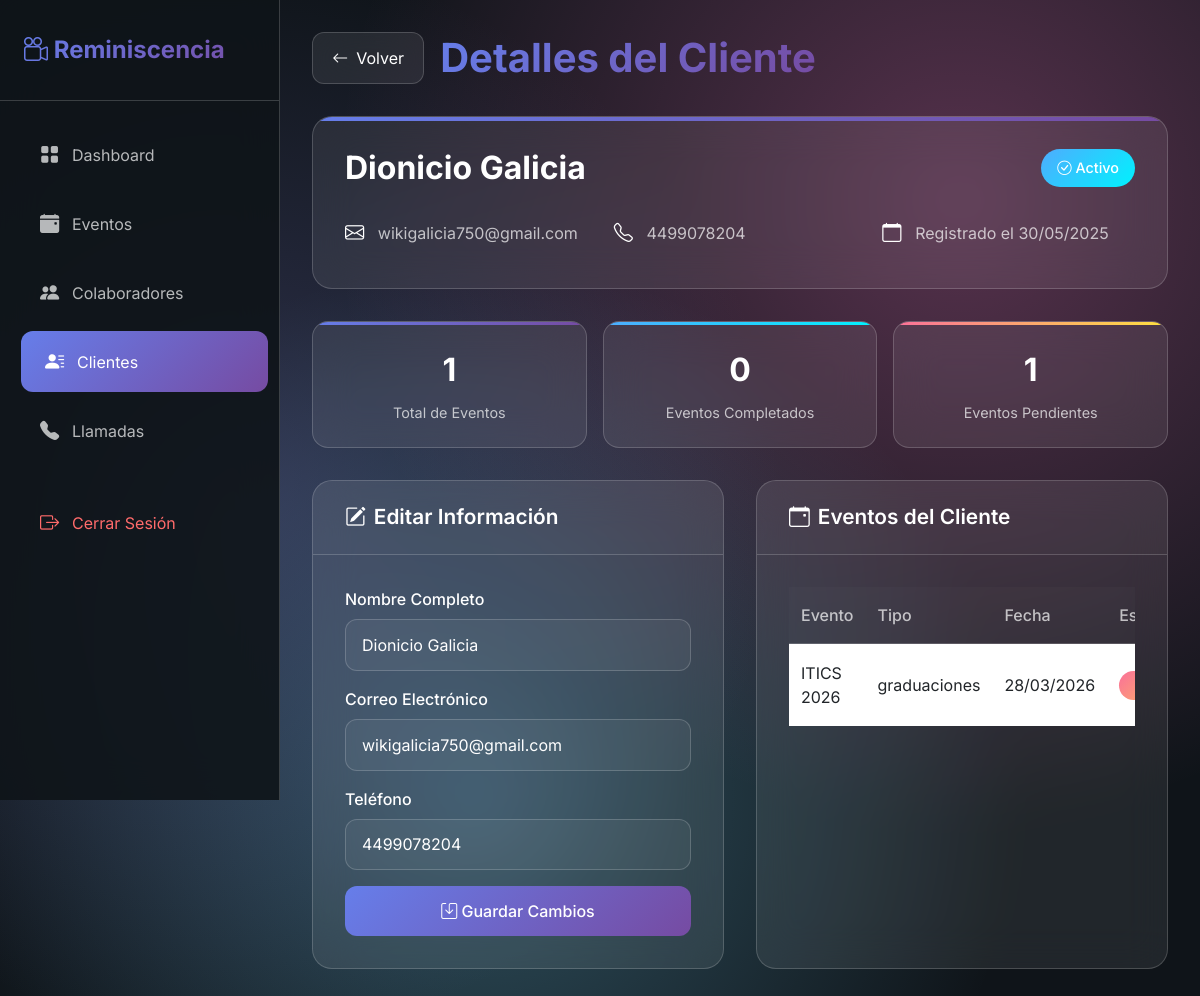
/admin/detalles_cliente.php?id=6 (signed in), run on the app's committed database.
### tables this page shows
CREATE TABLE `usuarios` (
  `id` int(11) NOT NULL,
  `nombre` varchar(100) NOT NULL,
  `email` varchar(100) NOT NULL,
  `telefono` varchar(20) DEFAULT NULL,
  `password` varchar(255) NOT NULL,
  `rol` enum('admin','colaborador','cliente') NOT NULL,
  `tipo_colaborador` enum('fotografo','videografo','auxiliar','') DEFAULT NULL,
  `rango_colaborador` enum('I','II','III','') DEFAULT NULL,
  `fecha_registro` datetime DEFAULT current_timestamp(),
  `activo` tinyint(1) DEFAULT 1,
  `foto_id` varchar(255) DEFAULT NULL,
  `cv_path` varchar(255) DEFAULT NULL COMMENT 'Ruta del CV del colaborador',
  `portfolio_path` varchar(255) DEFAULT NULL COMMENT 'Ruta del portafolio del colaborador'
);

CREATE TABLE `eventos` (
  `id` int(11) NOT NULL,
  `titulo` varchar(255) NOT NULL,
  `cliente_id` int(11) NOT NULL,
  `colaborador_id` int(11) DEFAULT NULL,
  `nombre` varchar(100) NOT NULL,
  `tipo` varchar(50) NOT NULL,
  `fecha_evento` date NOT NULL,
  `hora_inicio` time NOT NULL,
  `hora_fin` time DEFAULT NULL,
  `lugar` varchar(100) NOT NULL,
  `descripcion` text DEFAULT NULL,
  `personas_estimadas` int(11) DEFAULT NULL,
  `estado` enum('pendiente','confirmado','cancelado','completado') DEFAULT 'pendiente',
  `fecha_creacion` datetime DEFAULT current_timestamp(),
  `fecha_modificacion` timestamp NULL DEFAULT NULL
);

### admin/detalles_cliente.php (the view, shortened to what this page needs)
<?php
require_once(__DIR__ . '/../includes/config.php');
$cliente_id = intval($_GET['id']);
try {
    $stmt = $conn->prepare("SELECT * FROM usuarios WHERE id = ? AND rol = 'cliente'");
    $stmt->execute([$cliente_id]);
    $cliente = $stmt->fetch(PDO::FETCH_ASSOC);
    $default_values = [
        'nombre' => 'Nombre no especificado',
        'email' => '',
        'telefono' => '',
        'fecha_registro' => date('Y-m-d H:i:s'),
        'activo' => 1
    ];
    $cliente = array_merge($default_values, $cliente);
    $stmt_eventos = $conn->prepare("SELECT e.id, e.nombre, e.fecha_evento, e.estado, e.tipo
                                   FROM eventos e
                                   WHERE e.cliente_id = ?
                                   ORDER BY e.fecha_evento DESC");
    $stmt_eventos->execute([$cliente_id]);
    $eventos = $stmt_eventos->fetchAll(PDO::FETCH_ASSOC);
    $stmt_stats = $conn->prepare("SELECT
                                  COUNT(*) as total_eventos,
                                  SUM(CASE WHEN estado = 'completado' THEN 1 ELSE 0 END) as eventos_completados,
                                  SUM(CASE WHEN estado = 'pendiente' THEN 1 ELSE 0 END) as eventos_pendientes
                                  FROM eventos WHERE cliente_id = ?");
    $stmt_stats->execute([$cliente_id]);
    $stats = $stmt_stats->fetch(PDO::FETCH_ASSOC);
} catch (PDOException $e) {
    die("Error al obtener datos del cliente: " . $e->getMessage());
}
?>
<!DOCTYPE html>
<html lang="es">
<head>
  <link href="https://cdn.jsdelivr.net/npm/bootstrap@5.3.0/dist/css/bootstrap.min.css" rel="stylesheet">
  <link rel="stylesheet" href="https://cdn.jsdelivr.net/npm/bootstrap-icons@1.11.1/font/bootstrap-icons.css">
</head>
<body>
  <nav class="sidebar" id="sidebar">
    <div class="sidebar-header">
      <div class="logo">
        <i class="bi bi-camera-reels"></i>
        Reminiscencia
      </div>
    </div>
    <div class="nav-menu">
      <div class="nav-item">
        <a href="dashboard.php" class="nav-link">
          <i class="bi bi-grid-fill"></i>
          <span>Dashboard</span>
        </a>
      </div>
      <div class="nav-item">
        <a href="gestion_eventos.php" class="nav-link">
          <i class="bi bi-calendar-event-fill"></i>
          <span>Eventos</span>
        </a>
      </div>
      <div class="nav-item">
        <a href="gestion_colaboradores.php" class="nav-link">
          <i class="bi bi-people-fill"></i>
          <span>Colaboradores</span>
        </a>
      </div>
      <div class="nav-item">
        <a href="gestion_clientes.php" class="nav-link active">
          <i class="bi bi-person-lines-fill"></i>
          <span>Clientes</span>
        </a>
      </div>
      <div class="nav-item">
        <a href="llamadas.php" class="nav-link">
          <i class="bi bi-telephone-fill"></i>
          <span>Llamadas</span>
        </a>
      </div>
      <div class="nav-item" style="margin-top: 2rem;">
        <a href="/logout.php" class="nav-link" style="color: #ff6b6b;">
          <i class="bi bi-box-arrow-right"></i>
          <span>Cerrar Sesión</span>
        </a>
      </div>
    </div>
  </nav>
  <main class="main-content">
    <div class="page-header">
      <a href="gestion_clientes.php" class="back-button">
        <i class="bi bi-arrow-left"></i>
        Volver
      </a>
      <h1>Detalles del Cliente</h1>
    </div>
    <div class="client-header">
      <div class="client-title">
        <h2 class="client-name"><?php echo htmlspecialchars($cliente['nombre']); ?></h2>
        <span class="status-badge <?php echo $cliente['activo'] ? 'active' : 'inactive'; ?>">
          <i class="bi bi-<?php echo $cliente['activo'] ? 'check-circle' : 'x-circle'; ?>"></i>
          <?php echo $cliente['activo'] ? 'Activo' : 'Inactivo'; ?>
        </span>
      </div>
      <div class="contact-info">
        <div class="contact-item">
          <i class="bi bi-envelope"></i>
          <a href="mailto:<?php echo htmlspecialchars($cliente['email']); ?>">
            <?php echo htmlspecialchars($cliente['email']); ?>
          </a>
        </div>
        <?php if (!empty($cliente['telefono'])): ?>
        <div class="contact-item">
          <i class="bi bi-telephone"></i>
          <span><?php echo htmlspecialchars($cliente['telefono']); ?></span>
        </div>
        <?php endif; ?>
        <div class="contact-item">
          <i class="bi bi-calendar"></i>
          <span>Registrado el <?php echo date('d/m/Y', strtotime($cliente['fecha_registro'])); ?></span>
        </div>
      </div>
    </div>
    <div class="stats-grid">
      <div class="stat-card">
        <div class="stat-value"><?php echo $stats['total_eventos']; ?></div>
        <div class="stat-label">Total de Eventos</div>
      </div>
      <div class="stat-card success">
        <div class="stat-value"><?php echo $stats['eventos_completados']; ?></div>
        <div class="stat-label">Eventos Completados</div>
      </div>
      <div class="stat-card warning">
        <div class="stat-value"><?php echo $stats['eventos_pendientes']; ?></div>
        <div class="stat-label">Eventos Pendientes</div>
      </div>
    </div>
    <div class="content-grid">
      <div class="card">
        <div class="card-header">
          <h3 class="card-title text-white">
            <i class="bi bi-pencil-square text-white"></i>
            Editar Información
          </h3>
        </div>
        <div class="card-body">
          <form method="POST">
            <div class="mb-3">
              <label for="nombre" class="form-label">Nombre Completo</label>
              <input type="text" class="form-control" id="nombre" name="nombre"
                     value="<?php echo htmlspecialchars($cliente['nombre']); ?>" required>
            </div>
            <div class="mb-3">
              <label for="email" class="form-label">Correo Electrónico</label>
              <input type="email" class="form-control" id="email" name="email"
                     value="<?php echo htmlspecialchars($cliente['email']); ?>" required>
            </div>
            <div class="mb-3">
              <label for="telefono" class="form-label">Teléfono</label>
              <input type="tel" class="form-control" id="telefono" name="telefono"
                     value="<?php echo htmlspecialchars($cliente['telefono']); ?>">
            </div>
            <button type="submit" class="btn btn-primary w-100">
              <i class="bi bi-save"></i>
              Guardar Cambios
            </button>
          </form>
        </div>
      </div>
      <div class="card">
        <div class="card-header">
          <h3 class="card-title text-white">
            <i class="bi bi-calendar-event text-white"></i>
            Eventos del Cliente
          </h3>
        </div>
        <div class="card-body">
          <?php if (count($eventos) > 0): ?>
            <div class="table-responsive">
              <table class="table table-hover">
                <thead>
                  <tr>
                    <th>Evento</th>
                    <th>Tipo</th>
                    <th>Fecha</th>
                    <th>Estado</th>
                  </tr>
                </thead>
                <tbody>
                  <?php foreach ($eventos as $evento): ?>
                    <tr onclick="window.location.href='detalles_evento.php?id=<?php echo $evento['id']; ?>'" style="cursor: pointer;">
                      <td><?php echo htmlspecialchars($evento['nombre']); ?></td>
                      <td><?php echo htmlspecialchars($evento['tipo']); ?></td>
                      <td><?php echo date('d/m/Y', strtotime($evento['fecha_evento'])); ?></td>
                      <td>
                        <span class="badge bg-<?php
                          switch($evento['estado']) {
                            case 'pendiente': echo 'warning'; break;
                          }
                        ?>">
                        </span>
                      </td>
                    </tr>
                  <?php endforeach; ?>
                </tbody>
              </table>
            </div>
          <?php endif; ?>
        </div>
      </div>
    </div>
  </main>
</body>
</html>

### data on the page
usuarios: nombre "Dionicio Galicia", email "wikigalicia750@gmail.com", telefono "4499078204", fecha_registro "30/05/2025"
eventos: nombre "ITICS 2026", tipo "graduaciones", fecha_evento "28/03/2026"

### other printed values
$stats['total_eventos'] "1"
$stats['eventos_completados'] "0"
$stats['eventos_pendientes'] "1"
